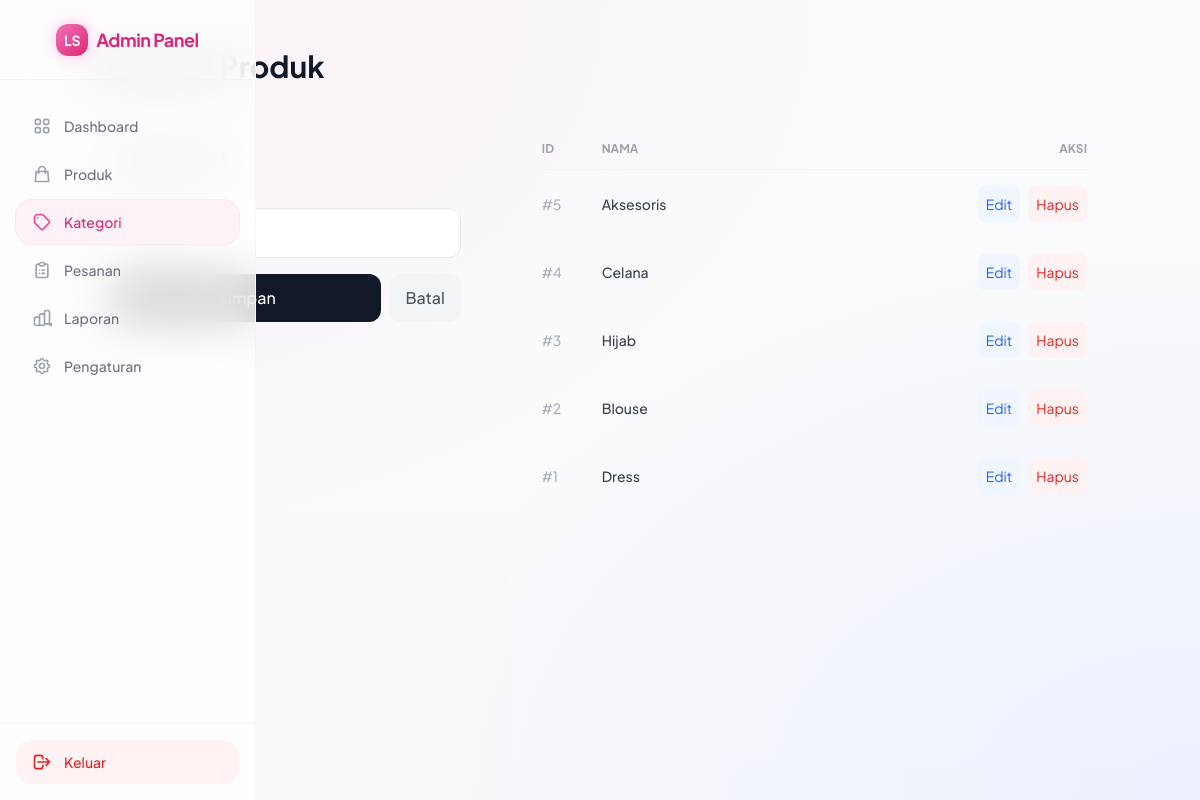
Screenshot of /dashboard/categories.php?edit=4 (signed in) with the database file from the repository.
### tables this page shows
CREATE TABLE `categories` (
  `id` int NOT NULL,
  `name` varchar(100) NOT NULL,
  `created_at` timestamp NULL DEFAULT CURRENT_TIMESTAMP
);

### dashboard/categories.php (the view, shortened to what this page needs)
<?php
require __DIR__ . '/../includes/config.php';
$editCategory = null;
if (isset($_GET['edit'])) {
    $stmt = $pdo->prepare('SELECT * FROM categories WHERE id = :id');
    $stmt->execute(['id' => (int)$_GET['edit']]);
    $editCategory = $stmt->fetch();
}
$categories = $pdo->query('SELECT * FROM categories ORDER BY id DESC')->fetchAll();
?>
<!DOCTYPE html>
<html lang="id">
<head>
    <?php require __DIR__ . '/../includes/head.php'; ?>
</head>
<body class="bg-gray-50/50">
    <div class="flex h-screen overflow-hidden">
        <?php require __DIR__ . '/../includes/sidebar.php'; ?>
        <main class="flex-1 overflow-x-hidden overflow-y-auto bg-gray-50/50 p-6 md:p-12">
            <div class="max-w-5xl mx-auto">
                <header class="mb-8">
                    <h1 class="text-3xl font-bold text-gray-900">Kategori Produk</h1>
                </header>
                <div class="grid md:grid-cols-[1fr_1.5fr] gap-8">
                    <div class="glass-panel p-6 rounded-3xl h-fit">
                        <h2 class="text-lg font-bold text-gray-800 mb-4"><?= $editCategory ? 'Edit Kategori' : 'Tambah Kategori' ?></h2>
                        <form method="post" class="space-y-4">
                            <div>
                                <label class="block text-xs font-bold text-gray-500 uppercase mb-2">Nama Kategori</label>
                                <input type="text" name="name" value="<?= htmlspecialchars($editCategory['name'] ?? '') ?>" required
                                       class="w-full px-4 py-3 rounded-xl bg-white border border-gray-200 focus:ring-2 focus:ring-ls-200 outline-none transition">
                            </div>
                            <div class="flex gap-2">
                                <button type="submit" class="flex-1 bg-gray-900 text-white py-3 rounded-xl font-medium hover:bg-ls-600 transition">Simpan</button>
                                <?php if ($editCategory): ?>
                                    <a href="categories.php" class="px-4 py-3 bg-gray-100 text-gray-600 rounded-xl font-medium hover:bg-gray-200">Batal</a>
                                <?php endif; ?>
                            </div>
                        </form>
                    </div>
                    <div class="glass-panel p-6 rounded-3xl">
                        <div class="overflow-x-auto">
                            <table class="w-full">
                                <thead>
                                    <tr class="text-left border-b border-gray-100">
                                        <th class="pb-3 text-xs font-bold text-gray-400 uppercase">ID</th>
                                        <th class="pb-3 text-xs font-bold text-gray-400 uppercase">Nama</th>
                                        <th class="pb-3 text-xs font-bold text-gray-400 uppercase text-right">Aksi</th>
                                    </tr>
                                </thead>
                                <tbody class="text-sm">
                                    <?php foreach ($categories as $cat): ?>
                                    <tr class="group hover:bg-gray-50/50 transition">
                                        <td class="py-4 text-gray-400">#<?= $cat['id'] ?></td>
                                        <td class="py-4 font-medium text-gray-700"><?= htmlspecialchars($cat['name']) ?></td>
                                        <td class="py-4 flex justify-end gap-2">
                                            <a href="?edit=<?= $cat['id'] ?>" class="p-2 text-blue-600 bg-blue-50 rounded-lg hover:bg-blue-100 transition">Edit</a>
                                            <a href="?delete=<?= $cat['id'] ?>" onclick="return confirm('Hapus?')" class="p-2 text-red-600 bg-red-50 rounded-lg hover:bg-red-100 transition">Hapus</a>
                                        </td>
                                    </tr>
                                    <?php endforeach; ?>
                                </tbody>
                            </table>
                        </div>
                    </div>
                </div>
            </div>
        </main>
    </div>
</body>
</html>

### includes/head.php (style rules this page uses)
body { background-color: #f8fafc; background-image: radial-gradient(at 0% 0%, rgba(252, 231, 243, 1) 0, transparent 50%), radial-gradient(at 100% 100%, rgba(224, 231, 255, 1) 0, transparent 50%); background-attachment: fixed; }

### rows the page displays
categories: name "Celana", id "4"
categories: id "5", name "Aksesoris"
categories: id "3", name "Hijab"
categories: id "2", name "Blouse"
categories: id "1", name "Dress"

### other values shown
$menu['label'] "Dashboard"
$menu['label'] "Produk"
$menu['label'] "Kategori"
$menu['label'] "Pesanan"
$menu['label'] "Laporan"
$menu['label'] "Pengaturan"
